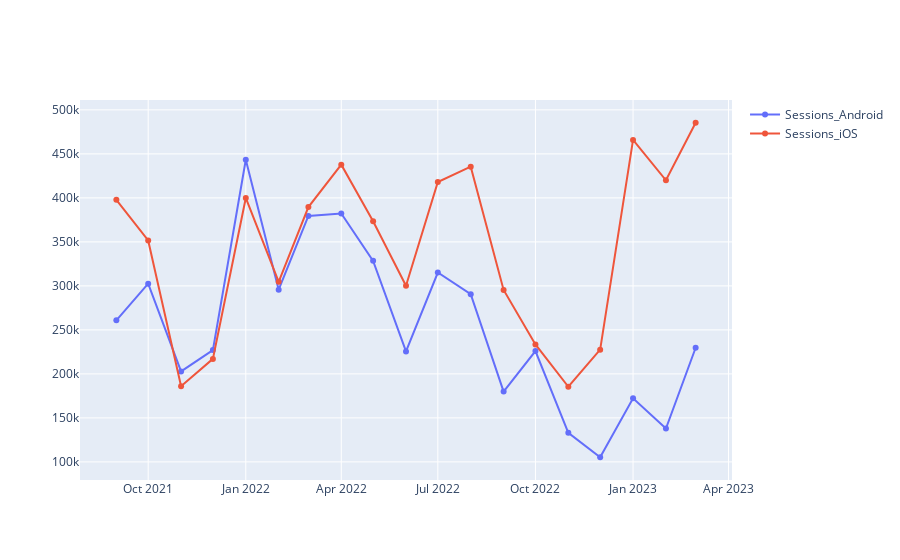

Notebook code cell kept with this figure:
### Markdown cell above
## Sessions

### Code cell
fig = go.Figure()
fig.add_trace(go.Scatter(x=Monthly_level_Android, y=OS_Android_Sessions,mode='lines+markers',name='Sessions_Android'))
fig.add_trace(go.Scatter(x=Monthly_level_iOS, y=OS_iOS_Sessions,mode='lines+markers',name='Sessions_iOS'))
fig.show()

### Figure 1 — Plotly figure (JSON) as saved in the notebook; plotly's stock layout.template omitted (floating-point values rounded to 4 significant figures)
{"data": [{"mode": "lines+markers", "name": "Sessions_Android", "type": "scatter", "x": ["2021-09-01", "2021-10-01", "2021-11-01", "2021-12-01", "2022-01-01", "2022-02-01", "2022-03-01", "2022-04-01", "2022-05-01", "2022-06-01", "2022-07-01", "2022-08-01", "2022-09-01", "2022-10-01", "2022-11-01", "2022-12-01", "2023-01-01", "2023-02-01", "2023-03-01"], "y": [260857, 302483, 202861, 227084, 443300, 295659, 379419, 382305, 328428, 225514, 315181, 290607, 179898, 225916, 133058, 105287, 172254, 137899, 229720]}, {"mode": "lines+markers", "name": "Sessions_iOS", "type": "scatter", "x": ["2021-09-01", "2021-10-01", "2021-11-01", "2021-12-01", "2022-01-01", "2022-02-01", "2022-03-01", "2022-04-01", "2022-05-01", "2022-06-01", "2022-07-01", "2022-08-01", "2022-09-01", "2022-10-01", "2022-11-01", "2022-12-01", "2023-01-01", "2023-02-01", "2023-03-01"], "y": [397803, 351570, 185930, 217060, 399895, 304679, 389528, 437767, 373416, 300185, 418038, 435437, 295422, 233510, 185393, 227521, 465821, 420011, 485368]}], "layout": {}}
